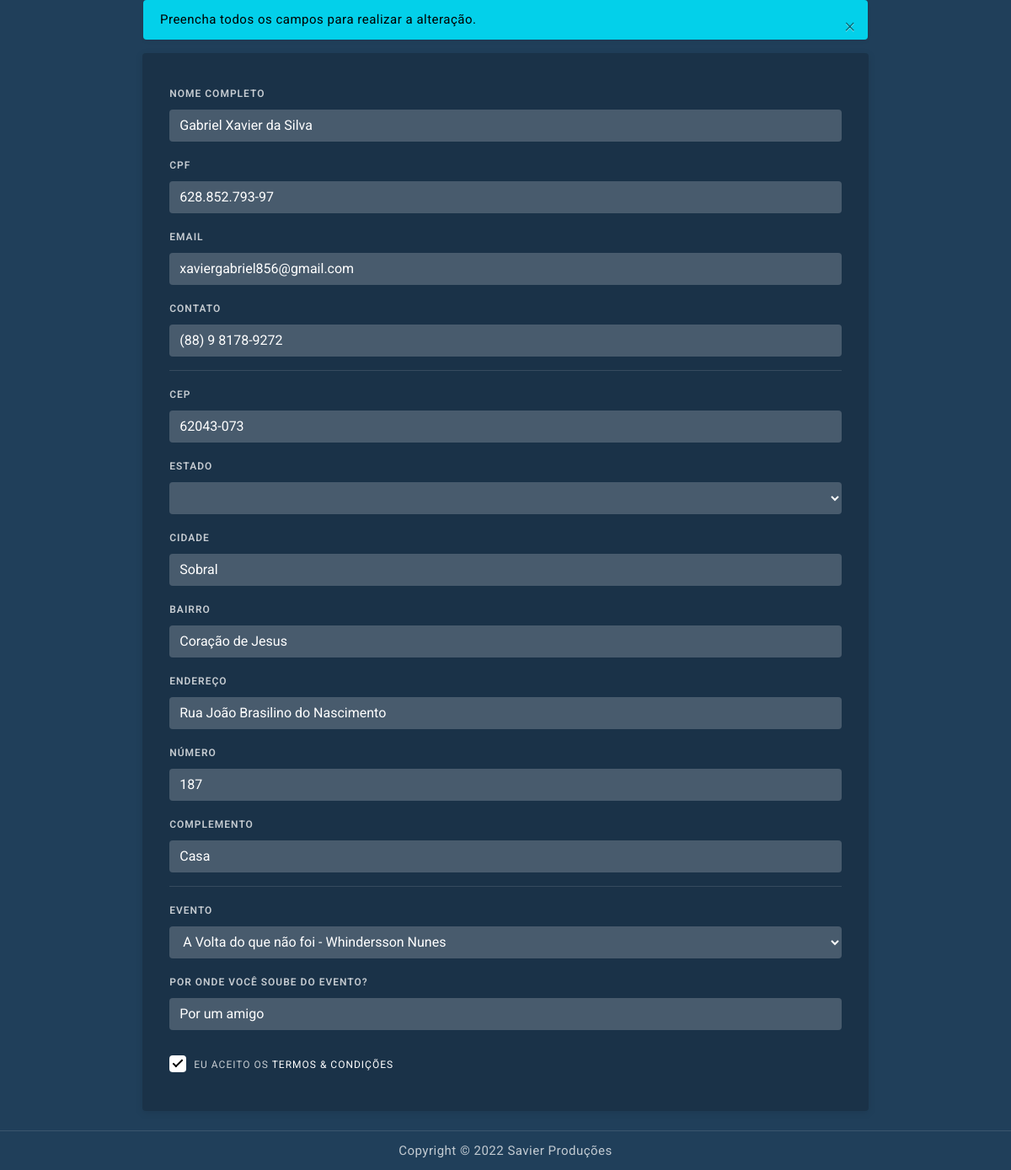
The app's page /AA_project/00dashtreme-master/frmcadalterains.php?id=1 (signed in) with its own data.
### tables this page shows
CREATE TABLE `tb_inscritos` (
  `cod_ins` int(11) UNSIGNED NOT NULL,
  `nome` varchar(60) NOT NULL,
  `cpf` varchar(14) NOT NULL,
  `email` varchar(60) NOT NULL,
  `contato` varchar(16) NOT NULL,
  `cep` varchar(9) NOT NULL,
  `estado` char(2) NOT NULL,
  `cidade` varchar(35) NOT NULL,
  `bairro` varchar(60) NOT NULL,
  `endereco` varchar(100) NOT NULL,
  `numero` char(5) NOT NULL,
  `complemento` varchar(15) NOT NULL,
  `evento` varchar(60) NOT NULL,
  `pos_evento` varchar(100) NOT NULL
);

### AA_project/00dashtreme-master/frmcadalterains.php (the view, shortened to what this page needs)
<?php
$id = $_GET['id'];
 include('banco.php');
  $sql = "select * from tb_inscritos where cod_ins = '$id'";
$consulta = $conexao->query($sql);
if ($consulta == true){
 if($consulta->num_rows > 0){
 $linha=$consulta->fetch_array(MYSQLI_ASSOC);
 }
}
?>
<!DOCTYPE html>
<html lang="pt-br">
<head>
  <link href="assets/css/pace.min.css" rel="stylesheet"/>
  <link href="assets/plugins/simplebar/css/simplebar.css" rel="stylesheet"/>
  <link href="assets/css/bootstrap.min.css" rel="stylesheet"/>
  <link href="assets/css/animate.css" rel="stylesheet" type="text/css"/>
  <link href="assets/css/icons.css" rel="stylesheet" type="text/css"/>
  <link href="assets/css/sidebar-menu.css" rel="stylesheet"/>
  <link href="assets/css/app-style.css" rel="stylesheet"/>
  <link href="assets/css/bg-color.css" rel="stylesheet"/>
</head>
<body class="cor-bg">
 <div id="wrapper">
  <div class="content-wrapper">
    <div class="col col-lg-9 m-auto">
      <div class="alert alert-info text-dark alert-dismissible fade show" role="alert">
        Preencha todos os campos para realizar a alteração.
        <button type="button" class="close" data-dismiss="alert" aria-label="Close">
          <span aria-hidden="true">&times;</span>
        </button>
      </div>
    </div>
    <div class="container-fluid">
      <div class="row mt-3">
        <div class="col-lg-12">
          <div class="card col col-9 m-auto">
            <div class="card-body">
              <form name="f1" method="POST" action="alterarins.php">
           <div class="form-group">
            <label for="input-1">Nome Completo</label>
            <input value="<?php echo $linha['nome']; ?>" type="text" class="form-control" id="nome" name="nome" placeholder="Digite seu nome completo" autocomplete="off">
           </div>
           <div class="form-group">
            <label for="input-2">CPF</label>
            <input value="<?php echo $linha['cpf']; ?>" type="text" class="form-control" id="cpf" name="cpf" placeholder="Digite seu CPF">
           </div>
           <div class="form-group">
            <label for="input-3">Email</label>
            <input value="<?php echo $linha['email']; ?>" type="text" class="form-control" id="email" name="email" placeholder="Digite seu email" autocomplete="off">
           </div>
           <div class="form-group">
            <label for="input-4">Contato</label>
            <input value="<?php echo $linha['contato']; ?>" type="text" class="form-control" id="contato" name="contato" placeholder="Digite seu contato">
           </div>
           <hr>
           <div class="form-group">
            <label for="input-5">CEP</label>
            <input value="<?php echo $linha['cep']; ?>" type="text" class="form-control" id="cep" name="cep" placeholder="Digite seu CEP">
           </div>
           <div class="form-group">
            <label for="input-6">Estado</label>
            <select class="form-control" id="estado" name="estado">
              <option value="" data-default disabled selected><?php echo $linha['estado']; ?></option>
              <option value="AC">Acre</option>
            </select>
           </div>
           <div class="form-group">
            <label for="input-7">Cidade</label>
            <input value="<?php echo $linha['cidade']; ?>" type="text" class="form-control" id="cidade" name="cidade" placeholder="Digite sua cidade" autocomplete="off">
           </div>
           <div class="form-group">
            <label for="input-8">Bairro</label>
            <input value="<?php echo $linha['bairro']; ?>" type="text" class="form-control" id="bairro" name="bairro" placeholder="Digite seu bairro" autocomplete="off">
           </div>
           <div class="form-group">
            <label for="input-9">Endereço</label>
            <input value="<?php echo $linha['endereco']; ?>" type="text" class="form-control" id="endereco" name="endereco" placeholder="Digite seu endereço" autocomplete="off">
           </div>
           <div class="form-group">
            <label for="input-10">Número</label>
            <input value="<?php echo $linha['numero']; ?>" type="text" class="form-control" id="numero" name="numero" placeholder="Digite o número da sua casa" autocomplete="off">
           </div>
           <div class="form-group">
            <label for="input-11">Complemento</label>
            <input value="<?php echo $linha['complemento']; ?>" type="text" class="form-control" id="complemento" name="complemento" placeholder="Digite um complemento" autocomplete="off">
           </div>
           <hr>
           <div class="form-group">
              <label for="input-12">Evento</label>
              <select class="form-control" id="evento" name="evento">
              <option value="" data-default disabled selected><?php echo $linha['evento']; ?></option>
              </select>
           </div>
           <div class="form-group">
            <label for="input-13">Por onde você soube do evento?</label>
            <input value="<?php echo $linha['pos_evento']; ?>" type="text" class="form-control" id="pos_evento" name="pos_evento" autocomplete="off">
           </div>
           <div class="form-group py-2">
             <div class="icheck-material-white">
            <label for="user-checkbox1">Eu aceito os <a href="#"> TERMOS & CONDIÇÕES</a></label>
            </div>
           </div>
          </form>
         </div>
         </div>
      </div>
    </div>
    </div>
   </div>
	<footer class="footer">
      <div class="container ">
        <div class="text-center">
          Copyright © 2022 Savier Produções
        </div>
      </div>
    </footer>
  </div>
</body>
</html>

### AA_project/00dashtreme-master/assets/css/bg-color.css (style rules this page uses)
.cor-bg { background-color: #203f5a; background-attachment: fixed; background-position: center; background-repeat: no-repeat; transition: background .3s; }

### records on screen
tb_inscritos: nome "Gabriel Xavier da Silva", cpf "628.852.793-97", email "xaviergabriel856@gmail.com", contato "(88) 9 8178-9272", cep "62043-073", cidade "Sobral", bairro "Coração de Jesus", endereco "Rua João Brasilino do Nascimento", numero "187", complemento "Casa", evento "A Volta do que não foi - Whindersson Nunes", pos_evento "Por um amigo"
